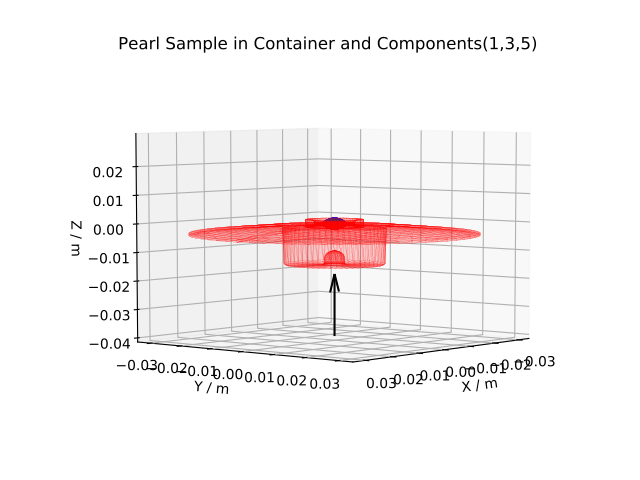

This chart was generated by the following Python code:
# import mantid algorithms, numpy and matplotlib
from mantid.simpleapi import *
import numpy as np
import matplotlib.pyplot as plt
from mpl_toolkits.mplot3d.art3d import Poly3DCollection

# A fake host workspace, replace this with your real one.
ws = CreateSampleWorkspace()
LoadInstrument(Workspace=ws,RewriteSpectraMap=True,InstrumentName="Pearl")
SetSample(ws, Environment={'Name': 'Pearl'})

sample = ws.sample()
environment = sample.getEnvironment()

mesh = sample.getShape().getMesh()
container_mesh = environment.getContainer().getShape().getMesh()

mesh_polygon_a = Poly3DCollection(mesh, facecolors = 'green', edgecolors='blue',alpha = 0.5, linewidths=0.1, zorder = 0.3)
mesh_polygon_b = Poly3DCollection(container_mesh, edgecolors='red', alpha = 0.1, linewidths=0.05, zorder = 0.5)
mesh_polygon_b.set_facecolor((1,0,0,0.5))

fig, axes = plt.subplots(subplot_kw={'projection':'mantid3d'})
axes.add_collection3d(mesh_polygon_a)
axes.add_collection3d(mesh_polygon_b)

for i in (1,3,5):
   print(i)
   mesh_polygon_i = Poly3DCollection(environment.getComponent(i).getMesh(), edgecolors='red', alpha = 0.1, linewidths=0.05, zorder = 0.5)
   mesh_polygon_i.set_facecolor((1,0,0,0.5))
   axes.add_collection3d(mesh_polygon_i)

# Auto scale to the mesh size
axes_lims = (-0.03,0.03)
axes.auto_scale_xyz(axes_lims, axes_lims, axes_lims)

axes.set_title('Pearl Sample in Container and Components(1,3,5)')
axes.set_xlabel('X / m')
axes.set_ylabel('Y / m')
axes.set_zlabel('Z / m')
axes.view_init(elev=5, azim=40)

def arrow(ax, vector, origin = None, factor = None, color = 'black',linestyle = '-'):
   if origin == None:
      origin = (ax.get_xlim3d()[1],ax.get_ylim3d()[1],ax.get_zlim3d()[1])
   if factor == None:
      lims = ax.get_xlim3d()
      factor = (lims[1]-lims[0]) / 3.0
   vector_norm = vector / np.linalg.norm(vector)
   ax.quiver(
         origin[0], origin[1], origin[2],
         vector_norm[0]*factor, vector_norm[1]*factor, vector_norm[2]*factor,
         color = color,
         linestyle = linestyle
   )
# Add arrow along beam direction
source = ws.getInstrument().getSource().getPos()
sample = ws.getInstrument().getSample().getPos() - source
arrow(axes, sample, origin=(0,0,-0.04))

plt.show()
